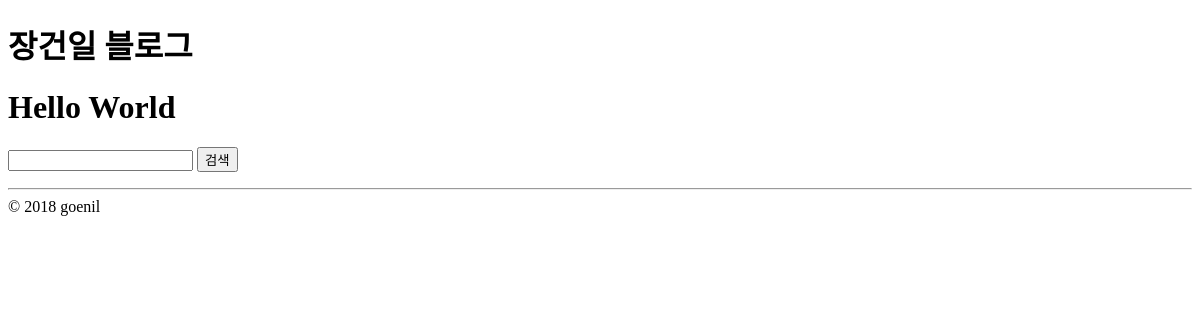
The page /blog/ on the database as committed earlier.
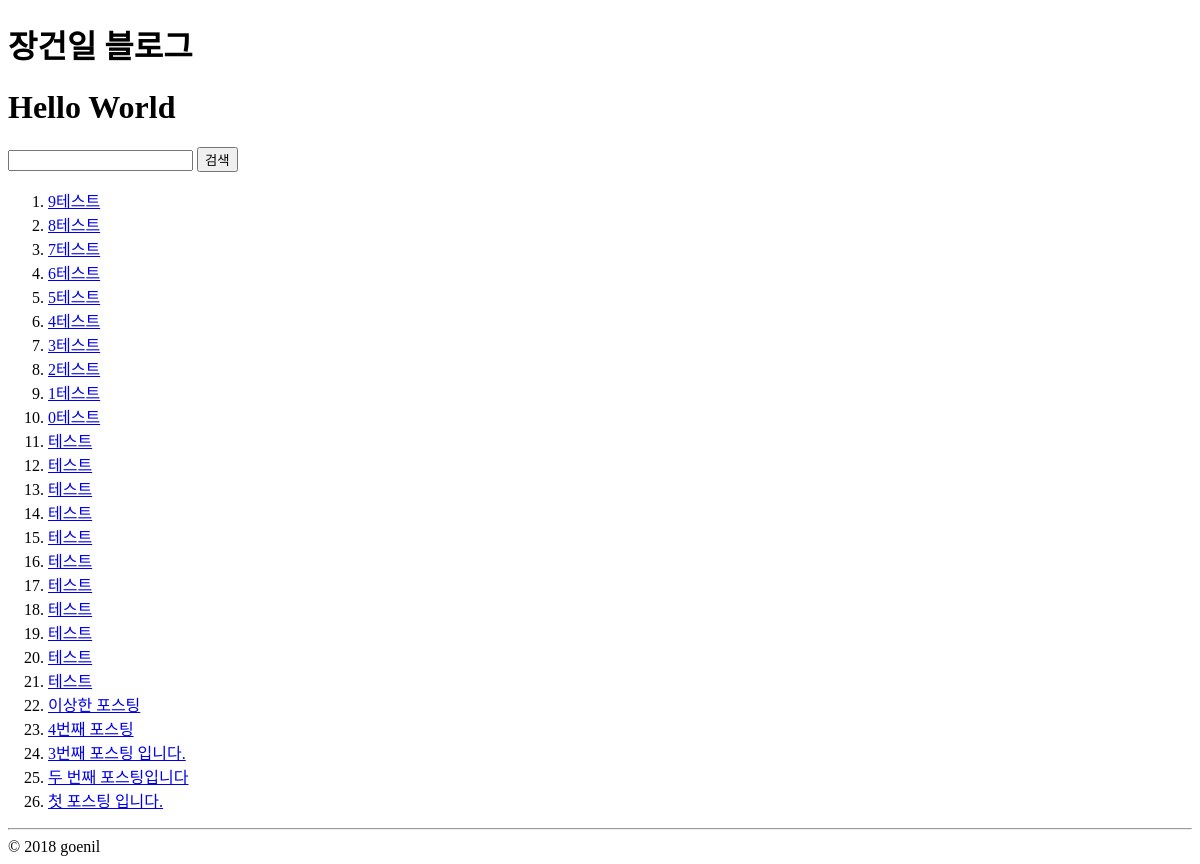
The same page on the database as committed later.
### blog/models.py (models this page shows, shortened)
class Post(models.Model):
    STATUS_CHOICES =(
        ('d','Draft'),
        ('p','Published'),
        ('w','Withdrawn'),
    )
    user = models.ForeignKey(settings.AUTH_USER_MODEL)
    title = models.CharField(max_length=100, verbose_name='제목', help_text="포스팅 제목을 입력해 주세요. 최대 100글자.")
    content = models.TextField(verbose_name='내용')
    tag_set = models.ManyToManyField('Tag', blank=True) #릴레이션을 할때는 테그 문자열로 넣어 준다
    lnglat = models.CharField(max_length=50, blank=True, help_text='경도/위도 포맷 으로', validators=[lnglat_validator])
    status = models.CharField(max_length=1, choices=STATUS_CHOICES, blank=True)
    create_at = models.DateTimeField(auto_now_add=True) #생성되는 그 순가의 값일 넣는다.
    update_at = models.DateTimeField(auto_now=True) #업데이트 되는 그 시간을 계속 기록한다.
    class Meta:
        ordering = ['-id'] #해당필드 오름 차수 / -내림차수

### blog/views.py (the view)
def post_list(request):
    post_list = Post.objects.all()
    q = request.GET.get('q','') #q 인자가 앖이 있으면 가져오고 없으면 '' 이다
    if q:
        qs = post_list.filter(title__icontains = q)
    else:
        qs = post_list
    return render(request, 'blog/post_list.html',{
            'post_list':qs,
            'q':q
    })

### blog/templates/blog/post_list.html
{%extends "blog/layout.html"%}
{% block content%}
    <h1>Hello World</h1>
    <p>
      <form action="" method="get">
        <input type="text" name="q" value={{q}} >
        <input type="submit" value="검색">
      </form>
    </p>
    <ol>
    {% for post in post_list%}
      <li><a href="{% url "blog:post_detail" post.id%}">{{post.title}}</a></li>
    {%endfor%}
  </ol>
{%endblock%}

### foreasy/templates/layout.html (shortened to what this page needs)
<!DOCTYPE html>
<html lang="en" dir="ltr">
  <head>
  </head>
  <body>
    <h1>장건일 블로그</h1>
    {% block content%}
    {% endblock%}
    <hr>
    &copy; 2018 goenil
  </body>
</html>

Rows that differ between the two databases and show on the page:
added Post: title "9테스트"
added Post: title "8테스트"
added Post: title "7테스트"
added Post: title "6테스트"
added Post: title "5테스트"
added Post: title "4테스트"
added Post: title "3테스트"
added Post: title "2테스트"
added Post: title "1테스트"
added Post: title "0테스트"
added Post: title "테스트"
added Post: title "테스트"
added Post: title "테스트"
added Post: title "테스트"
added Post: title "테스트"
added Post: title "테스트"
added Post: title "테스트"
added Post: title "테스트"
added Post: title "테스트"
added Post: title "테스트"
added Post: title "테스트"
added Post: title "이상한 포스팅"
added Post: title "4번째 포스팅"
added Post: title "3번째 포스팅 입니다."
added Post: title "두 번째 포스팅입니다"
added Post: title "첫 포스팅 입니다."
